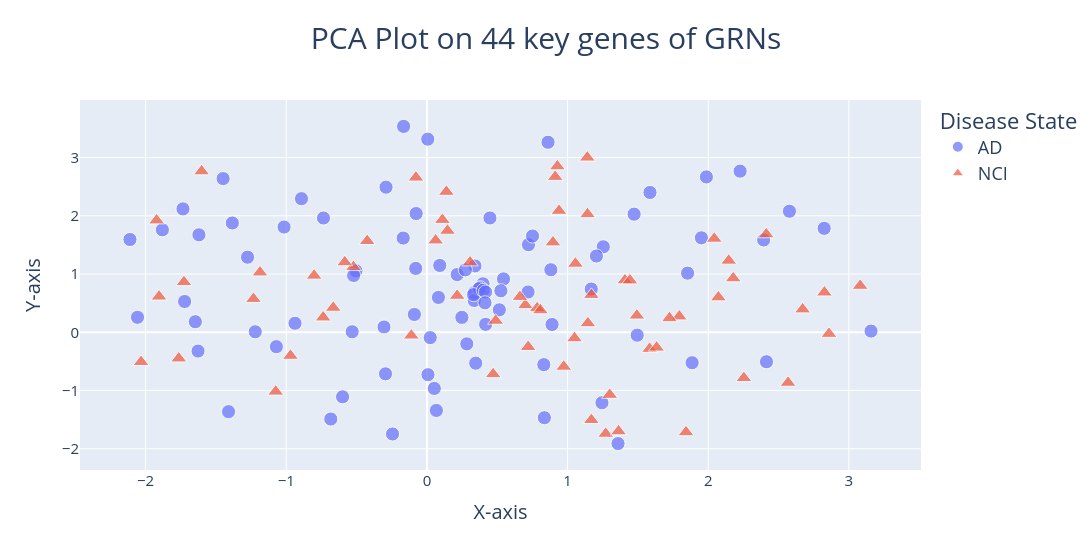
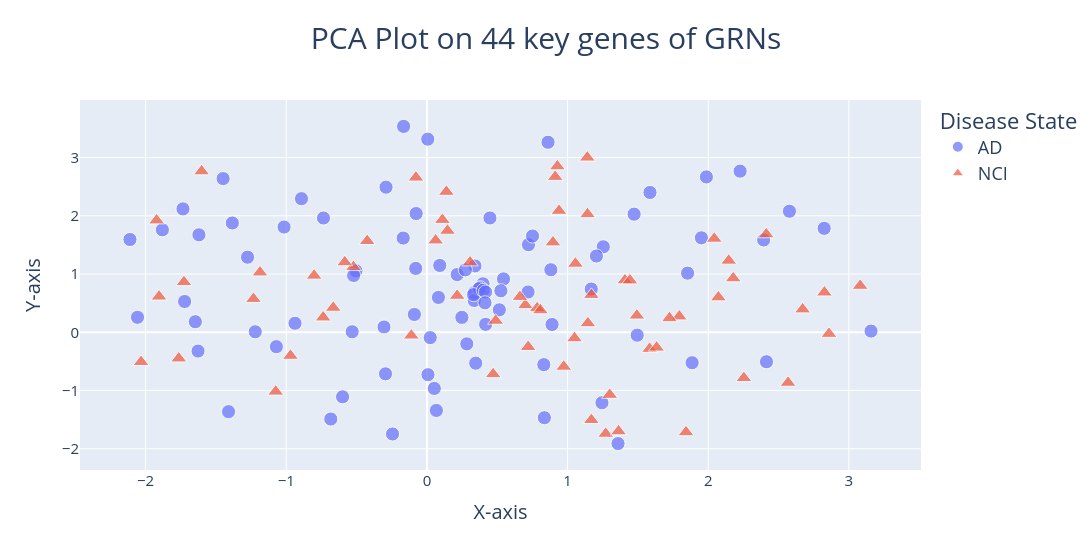

The notebook cell these images were saved under, in order:
### Code cell
from sklearn.manifold import TSNE
from tqdm import tqdm
import pandas as pd
import random
from sklearn.decomposition import PCA
from sklearn.model_selection import train_test_split
from sklearn.linear_model import LogisticRegression
from sklearn.metrics import accuracy_score, classification_report, confusion_matrix
from sklearn.preprocessing import StandardScaler
import plotly.express as px
from sklearn.neighbors import KNeighborsClassifier
Y = outlier_corrected_combined.loc[:,'Label']
#Y = Y.replace({'NCI':1,'AD':0})
for i in tqdm(range(15999,16000,1)):
    #important_genes = list(df.iloc[0:i,].Genes)
    X_ = outlier_corrected_combined.drop(columns = ['Label'])[l]
    
    scaler = StandardScaler()
    pca = PCA(n_components=2)
    tsne = TSNE(n_components=2, random_state = 43)
    
    X_scaled = scaler.fit_transform(X_)
    
    X_low_d = pca.fit_transform(X_scaled)
    X_low_d  = tsne.fit_transform(X_scaled)

    
    print(X_low_d.shape)
    print(X_.shape)
    df = pd.DataFrame({'X': X_low_d[:, 0], 'Y': X_low_d[:, 1], 'Label': Y})
    df['point_size'] = 5
    #plt.scatter(X_tsne[:,0], X_tsne[:,1], c= Y, cmap = 'viridis')
    
    fig = px.scatter(df_pca, x='X', y='Y', color='Label', title='PCA Plot on 44 key genes of GRNs ',size ='point_size',size_max=10,
                 labels={'X': 'X-axis', 'Y': 'Y-axis', 'Label': 'Disease State'},
                 template='plotly', symbol='Label', symbol_sequence=['circle', 'triangle-up'])


    fig.update_layout(
    
        title_x=0.5,  # Set the x-position of the title to center
        title_y=0.95  # Set the y-position of the title to center
    )
    fig.update_layout(legend=dict(font=dict(size=18)), yaxis = dict(tickfont = dict(size=15)), xaxis = dict(tickfont = dict(size=15)))
    fig.update_layout(xaxis=dict(title=(dict(font=dict(size=20)))),yaxis=dict(title=(dict(font=dict(size=20)))))
    fig.update_layout(width = 1100, height = 550)
# Convert Plotly figure to Matplotlib figure
    fig.update_layout(title=(dict(font=dict(size=30))))
    fig.show()
    fig.write_html("plotly_figure_key_genes.html")
    fig.write_image("/12tb_dsk2/danish/GRN_new_21_feb_2025/data_preprocessed/grn_analysis_output/plots/tsne_44_genes.svg", format="svg", scale=1)# Show the figure
    fig.show()
   # plt.title(str(accuracy) + '_'+str(recall_score(y,y_pred, pos_label = 0))+ '_'+ str(recall_score(y,y_pred, pos_label = 1)))
    plt.show()

### Figure 1 — Plotly figure (JSON) as saved in the notebook; plotly's stock layout.template omitted (floating-point values rounded to 4 significant figures)
{"data": [{"hovertemplate": "Disease State=AD<br>X-axis=%{x}<br>Y-axis=%{y}<br>point_size=%{marker.size}<extra></extra>", "legendgroup": "AD", "marker": {"color": "#636efa", "size": [5, 5, 5, 5, 5, 5, 5, 5, 5, 5, 5, 5, 5, 5, 5, 5, 5, 5, 5, 5, 5, 5, 5, 5, 5, 5, 5, 5, 5, 5, 5, 5, 5, 5, 5, 5, 5, 5, 5, 5, 5, 5, 5, 5, 5, 5, 5, 5, 5, 5, 5, 5, 5, 5, 5, 5, 5, 5, 5, 5, 5, 5, 5, 5, 5, 5, 5, 5, 5, 5, 5, 5, 5, 5, 5, 5, 5, 5, 5, 5, 5, 5, 5, 5, 5], "sizemode": "area", "sizeref": 0.05, "symbol": "circle"}, "mode": "markers", "name": "AD", "orientation": "v", "showlegend": true, "type": "scatter", "x": [2.577, 0.8812, -0.7353, 2.394, 0.3388, 0.02375, -0.5312, 0.8351, -0.2907, -1.384, 0.3987, -0.5046, -1.449, 0.7219, 0.3469, 0.06726, 0.3799, -0.8917, 2.824, 2.226, 0.3416, 0.8309, 0.3368, 0.8896, -1.22, 0.3697, 0.5149, 1.359, 1.853, -0.521, 0.007629, 0.2835, 0.3315, 1.473, 1.885, -1.41, -1.016, 0.7507, 0.5447, 0.005853, 1.254, 0.0912, -1.275, 0.2152, 0.2733, -1.621, -0.08904, -2.111, -0.1685, -0.305, 1.168, 0.05261, 0.526, 3.157, -0.07627, -0.07973, 2.414, -0.6834, -0.2945, 0.4006, -1.722, 0.08203, -1.07, 1.987, 1.495, 0.4175, 0.719, -0.2445, 1.951, -1.881, -2.058, 0.2485, -1.646, -1.734, 1.586, 1.244, 0.4165, -0.1657, 1.205, 0.8611, -1.627, 0.4128, -0.5996, 0.448, -0.9377], "xaxis": "x", "y": [2.078, 1.074, 1.962, 1.585, 0.6847, -0.09242, 0.008552, -1.468, 2.492, 1.877, 0.8325, 1.055, 2.639, 1.505, -0.531, -1.343, 0.7647, 2.294, 1.784, 2.767, 1.139, -0.5562, 0.5466, 0.1335, 0.008119, 0.7474, 0.3852, -1.912, 1.015, 0.975, -0.729, -0.1994, 0.6457, 2.028, -0.5232, -1.364, 1.807, 1.653, 0.9163, 3.316, 1.468, 1.147, 1.289, 0.9904, 1.071, 1.674, 0.3057, 1.593, 1.617, 0.09032, 0.7416, -0.9647, 0.7123, 0.01962, 2.039, 1.096, -0.5063, -1.491, -0.7142, 0.7201, 0.5283, 0.5981, -0.2476, 2.668, -0.05005, 0.1359, 0.6918, -1.747, 1.622, 1.76, 0.2564, 0.2554, 0.1809, 2.119, 2.401, -1.21, 0.6907, 3.535, 1.309, 3.263, -0.3231, 0.5056, -1.108, 1.963, 0.1542], "yaxis": "y"}, {"hovertemplate": "Disease State=NCI<br>X-axis=%{x}<br>Y-axis=%{y}<br>point_size=%{marker.size}<extra></extra>", "legendgroup": "NCI", "marker": {"color": "#EF553B", "size": [5, 5, 5, 5, 5, 5, 5, 5, 5, 5, 5, 5, 5, 5, 5, 5, 5, 5, 5, 5, 5, 5, 5, 5, 5, 5, 5, 5, 5, 5, 5, 5, 5, 5, 5, 5, 5, 5, 5, 5, 5, 5, 5, 5, 5, 5, 5, 5, 5, 5, 5, 5, 5, 5, 5, 5, 5, 5, 5, 5, 5, 5, 5, 5, 5], "sizemode": "area", "sizeref": 0.05, "symbol": "triangle-up"}, "mode": "markers", "name": "NCI", "orientation": "v", "showlegend": true, "type": "scatter", "x": [1.794, -0.5224, -1.602, -1.727, 1.493, 1.271, -1.764, 0.7, 0.1464, 1.049, 1.362, 0.1101, 1.725, 1.144, 0.471, 0.912, -2.032, 1.169, 0.6613, 1.3, 1.408, 0.06206, 1.142, 2.178, 2.671, 0.9273, -0.666, 1.443, 0.1384, 2.826, 1.842, 2.253, 0.3069, -0.9699, 1.169, 0.896, 0.7198, -1.233, 3.08, -1.904, -0.07794, -0.7377, 2.858, 2.146, 1.056, 0.7841, -0.802, -0.4245, -0.1107, 2.043, -0.5841, 0.9728, -1.922, 1.583, 2.567, 2.412, 0.215, 0.4891, 2.072, -1.075, -1.187, 0.807, 0.939, 1.14, 1.633], "xaxis": "x", "y": [0.2728, 1.12, 2.764, 0.8618, 0.287, -1.743, -0.4492, 0.4656, 1.743, -0.1018, -1.702, 1.93, 0.2423, 0.1553, -0.7193, 2.669, -0.5097, -1.506, 0.6077, -1.074, 0.8928, 1.578, 2.028, 0.9276, 0.3937, 2.85, 0.4216, 0.891, 2.412, 0.6837, -1.717, -0.7853, 1.201, -0.4038, 0.642, 1.544, -0.2522, 0.5727, 0.7985, 0.6138, 2.657, 0.2548, -0.02669, 1.23, 1.178, 0.4142, 0.9725, 1.568, -0.05566, 1.607, 1.203, -0.5913, 1.922, -0.2843, -0.8669, 1.683, 0.6269, 0.1981, 0.5999, -1.019, 1.027, 0.3779, 2.087, 3.001, -0.2629], "yaxis": "y"}], "layout": {"height": 550, "legend": {"font": {"size": 18}, "itemsizing": "constant", "title": {"text": "Disease State"}, "tracegroupgap": 0}, "title": {"font": {"size": 30}, "text": "PCA Plot on 44 key genes of GRNs ", "x": 0.5, "y": 0.95}, "width": 1100, "xaxis": {"anchor": "y", "autorange": true, "domain": [0, 1], "range": [-2.467, 3.513], "tickfont": {"size": 15}, "title": {"font": {"size": 20}, "text": "X-axis"}, "type": "linear"}, "yaxis": {"anchor": "x", "autorange": true, "domain": [0, 1], "range": [-2.366, 3.989], "tickfont": {"size": 15}, "title": {"font": {"size": 20}, "text": "Y-axis"}, "type": "linear"}}}

### Figure 2 — Plotly figure (JSON) as saved in the notebook; plotly's stock layout.template omitted (floating-point values rounded to 4 significant figures)
{"data": [{"hovertemplate": "Disease State=AD<br>X-axis=%{x}<br>Y-axis=%{y}<br>point_size=%{marker.size}<extra></extra>", "legendgroup": "AD", "marker": {"color": "#636efa", "size": [5, 5, 5, 5, 5, 5, 5, 5, 5, 5, 5, 5, 5, 5, 5, 5, 5, 5, 5, 5, 5, 5, 5, 5, 5, 5, 5, 5, 5, 5, 5, 5, 5, 5, 5, 5, 5, 5, 5, 5, 5, 5, 5, 5, 5, 5, 5, 5, 5, 5, 5, 5, 5, 5, 5, 5, 5, 5, 5, 5, 5, 5, 5, 5, 5, 5, 5, 5, 5, 5, 5, 5, 5, 5, 5, 5, 5, 5, 5, 5, 5, 5, 5, 5, 5], "sizemode": "area", "sizeref": 0.05, "symbol": "circle"}, "mode": "markers", "name": "AD", "orientation": "v", "showlegend": true, "type": "scatter", "x": [2.577, 0.8812, -0.7353, 2.394, 0.3388, 0.02375, -0.5312, 0.8351, -0.2907, -1.384, 0.3987, -0.5046, -1.449, 0.7219, 0.3469, 0.06726, 0.3799, -0.8917, 2.824, 2.226, 0.3416, 0.8309, 0.3368, 0.8896, -1.22, 0.3697, 0.5149, 1.359, 1.853, -0.521, 0.007629, 0.2835, 0.3315, 1.473, 1.885, -1.41, -1.016, 0.7507, 0.5447, 0.005853, 1.254, 0.0912, -1.275, 0.2152, 0.2733, -1.621, -0.08904, -2.111, -0.1685, -0.305, 1.168, 0.05261, 0.526, 3.157, -0.07627, -0.07973, 2.414, -0.6834, -0.2945, 0.4006, -1.722, 0.08203, -1.07, 1.987, 1.495, 0.4175, 0.719, -0.2445, 1.951, -1.881, -2.058, 0.2485, -1.646, -1.734, 1.586, 1.244, 0.4165, -0.1657, 1.205, 0.8611, -1.627, 0.4128, -0.5996, 0.448, -0.9377], "xaxis": "x", "y": [2.078, 1.074, 1.962, 1.585, 0.6847, -0.09242, 0.008552, -1.468, 2.492, 1.877, 0.8325, 1.055, 2.639, 1.505, -0.531, -1.343, 0.7647, 2.294, 1.784, 2.767, 1.139, -0.5562, 0.5466, 0.1335, 0.008119, 0.7474, 0.3852, -1.912, 1.015, 0.975, -0.729, -0.1994, 0.6457, 2.028, -0.5232, -1.364, 1.807, 1.653, 0.9163, 3.316, 1.468, 1.147, 1.289, 0.9904, 1.071, 1.674, 0.3057, 1.593, 1.617, 0.09032, 0.7416, -0.9647, 0.7123, 0.01962, 2.039, 1.096, -0.5063, -1.491, -0.7142, 0.7201, 0.5283, 0.5981, -0.2476, 2.668, -0.05005, 0.1359, 0.6918, -1.747, 1.622, 1.76, 0.2564, 0.2554, 0.1809, 2.119, 2.401, -1.21, 0.6907, 3.535, 1.309, 3.263, -0.3231, 0.5056, -1.108, 1.963, 0.1542], "yaxis": "y"}, {"hovertemplate": "Disease State=NCI<br>X-axis=%{x}<br>Y-axis=%{y}<br>point_size=%{marker.size}<extra></extra>", "legendgroup": "NCI", "marker": {"color": "#EF553B", "size": [5, 5, 5, 5, 5, 5, 5, 5, 5, 5, 5, 5, 5, 5, 5, 5, 5, 5, 5, 5, 5, 5, 5, 5, 5, 5, 5, 5, 5, 5, 5, 5, 5, 5, 5, 5, 5, 5, 5, 5, 5, 5, 5, 5, 5, 5, 5, 5, 5, 5, 5, 5, 5, 5, 5, 5, 5, 5, 5, 5, 5, 5, 5, 5, 5], "sizemode": "area", "sizeref": 0.05, "symbol": "triangle-up"}, "mode": "markers", "name": "NCI", "orientation": "v", "showlegend": true, "type": "scatter", "x": [1.794, -0.5224, -1.602, -1.727, 1.493, 1.271, -1.764, 0.7, 0.1464, 1.049, 1.362, 0.1101, 1.725, 1.144, 0.471, 0.912, -2.032, 1.169, 0.6613, 1.3, 1.408, 0.06206, 1.142, 2.178, 2.671, 0.9273, -0.666, 1.443, 0.1384, 2.826, 1.842, 2.253, 0.3069, -0.9699, 1.169, 0.896, 0.7198, -1.233, 3.08, -1.904, -0.07794, -0.7377, 2.858, 2.146, 1.056, 0.7841, -0.802, -0.4245, -0.1107, 2.043, -0.5841, 0.9728, -1.922, 1.583, 2.567, 2.412, 0.215, 0.4891, 2.072, -1.075, -1.187, 0.807, 0.939, 1.14, 1.633], "xaxis": "x", "y": [0.2728, 1.12, 2.764, 0.8618, 0.287, -1.743, -0.4492, 0.4656, 1.743, -0.1018, -1.702, 1.93, 0.2423, 0.1553, -0.7193, 2.669, -0.5097, -1.506, 0.6077, -1.074, 0.8928, 1.578, 2.028, 0.9276, 0.3937, 2.85, 0.4216, 0.891, 2.412, 0.6837, -1.717, -0.7853, 1.201, -0.4038, 0.642, 1.544, -0.2522, 0.5727, 0.7985, 0.6138, 2.657, 0.2548, -0.02669, 1.23, 1.178, 0.4142, 0.9725, 1.568, -0.05566, 1.607, 1.203, -0.5913, 1.922, -0.2843, -0.8669, 1.683, 0.6269, 0.1981, 0.5999, -1.019, 1.027, 0.3779, 2.087, 3.001, -0.2629], "yaxis": "y"}], "layout": {"height": 550, "legend": {"font": {"size": 18}, "itemsizing": "constant", "title": {"text": "Disease State"}, "tracegroupgap": 0}, "title": {"font": {"size": 30}, "text": "PCA Plot on 44 key genes of GRNs ", "x": 0.5, "y": 0.95}, "width": 1100, "xaxis": {"anchor": "y", "autorange": true, "domain": [0, 1], "range": [-2.467, 3.513], "tickfont": {"size": 15}, "title": {"font": {"size": 20}, "text": "X-axis"}, "type": "linear"}, "yaxis": {"anchor": "x", "autorange": true, "domain": [0, 1], "range": [-2.366, 3.989], "tickfont": {"size": 15}, "title": {"font": {"size": 20}, "text": "Y-axis"}, "type": "linear"}}}
